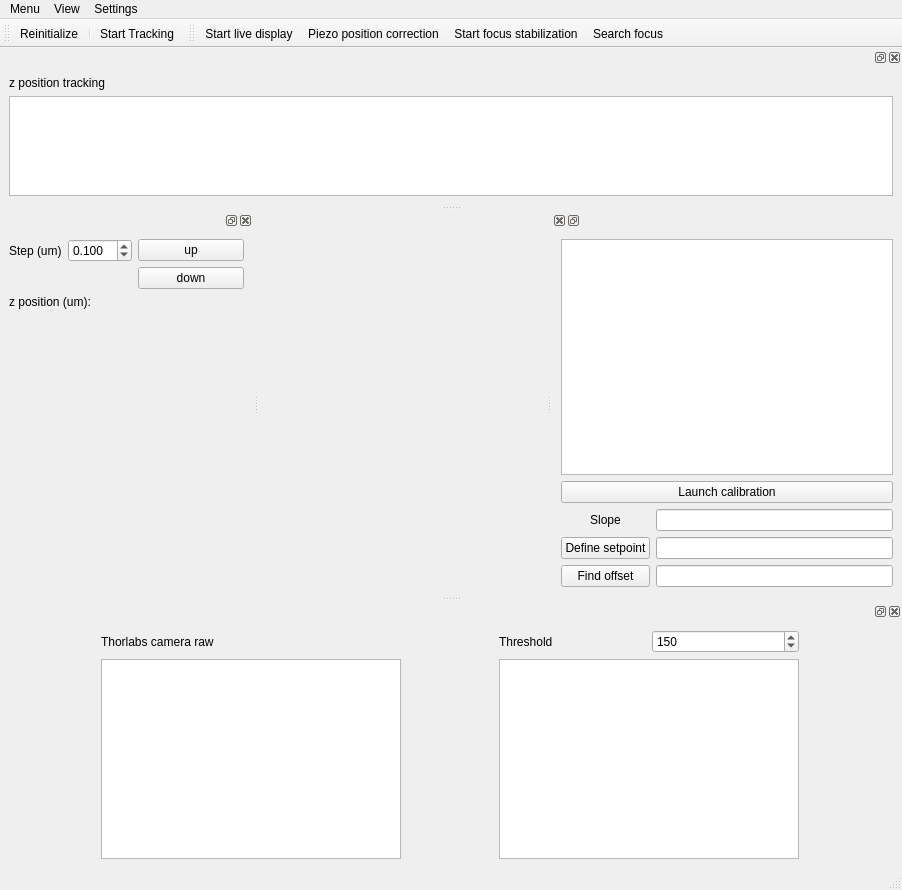
<?xml version="1.0" encoding="UTF-8"?>
<ui version="4.0">
 <class>MainWindow</class>
 <widget class="QMainWindow" name="MainWindow">
  <property name="geometry">
   <rect>
    <x>0</x>
    <y>0</y>
    <width>902</width>
    <height>890</height>
   </rect>
  </property>
  <property name="windowTitle">
   <string>Focustools</string>
  </property>
  <widget class="QWidget" name="centralwidget"/>
  <widget class="QMenuBar" name="menubar">
   <property name="geometry">
    <rect>
     <x>0</x>
     <y>0</y>
     <width>902</width>
     <height>22</height>
    </rect>
   </property>
   <widget class="QMenu" name="menuMenu">
    <property name="title">
     <string>Menu</string>
    </property>
    <addaction name="close_MenuAction"/>
    <addaction name="separator"/>
    <addaction name="separator"/>
   </widget>
   <widget class="QMenu" name="menuView">
    <property name="title">
     <string>View</string>
    </property>
    <addaction name="focus_dockwidget_view_Action"/>
    <addaction name="timetrace_dockwidget_view_Action"/>
    <addaction name="Autofocus-dockwidget_view_Action"/>
    <addaction name="Camera_live_dockwidget_view_Action"/>
   </widget>
   <widget class="QMenu" name="menuSettings">
    <property name="title">
     <string>Settings</string>
    </property>
    <addaction name="pid_settings_Action"/>
   </widget>
   <addaction name="menuMenu"/>
   <addaction name="menuView"/>
   <addaction name="menuSettings"/>
  </widget>
  <widget class="QStatusBar" name="statusbar"/>
  <widget class="QDockWidget" name="manual_focus_Dockwidget">
   <property name="minimumSize">
    <size>
     <width>253</width>
     <height>300</height>
    </size>
   </property>
   <attribute name="dockWidgetArea">
    <number>1</number>
   </attribute>
   <widget class="QWidget" name="dockWidgetContents">
    <layout class="QHBoxLayout" name="horizontalLayout">
     <item>
      <layout class="QGridLayout" name="gridLayout">
       <item row="0" column="0">
        <layout class="QFormLayout" name="formLayout">
         <item row="0" column="0">
          <widget class="QLabel" name="label">
           <property name="text">
            <string>Step (um)</string>
           </property>
          </widget>
         </item>
         <item row="0" column="1">
          <widget class="QDoubleSpinBox" name="step_doubleSpinBox">
           <property name="decimals">
            <number>3</number>
           </property>
           <property name="maximum">
            <double>10.000000000000000</double>
           </property>
           <property name="singleStep">
            <double>0.100000000000000</double>
           </property>
           <property name="value">
            <double>0.100000000000000</double>
           </property>
          </widget>
         </item>
        </layout>
       </item>
       <item row="0" column="1">
        <layout class="QVBoxLayout" name="verticalLayout">
         <item>
          <widget class="QPushButton" name="move_up_PushButton">
           <property name="sizePolicy">
            <sizepolicy hsizetype="Preferred" vsizetype="Fixed">
             <horstretch>0</horstretch>
             <verstretch>0</verstretch>
            </sizepolicy>
           </property>
           <property name="text">
            <string>up</string>
           </property>
           <property name="autoRepeat">
            <bool>true</bool>
           </property>
          </widget>
         </item>
         <item>
          <widget class="QPushButton" name="move_down_PushButton">
           <property name="sizePolicy">
            <sizepolicy hsizetype="Preferred" vsizetype="Fixed">
             <horstretch>0</horstretch>
             <verstretch>0</verstretch>
            </sizepolicy>
           </property>
           <property name="text">
            <string>down</string>
           </property>
           <property name="autoRepeat">
            <bool>true</bool>
           </property>
          </widget>
         </item>
        </layout>
       </item>
       <item row="1" column="0" colspan="2">
        <widget class="QLabel" name="position_Label">
         <property name="text">
          <string>z position (um):</string>
         </property>
        </widget>
       </item>
       <item row="2" column="0">
        <spacer name="verticalSpacer">
         <property name="orientation">
          <enum>Qt::Vertical</enum>
         </property>
         <property name="sizeHint" stdset="0">
          <size>
           <width>20</width>
           <height>40</height>
          </size>
         </property>
        </spacer>
       </item>
      </layout>
     </item>
    </layout>
   </widget>
  </widget>
  <widget class="QToolBar" name="manual_focus_toolBar">
   <property name="windowTitle">
    <string>toolBar</string>
   </property>
   <attribute name="toolBarArea">
    <enum>TopToolBarArea</enum>
   </attribute>
   <attribute name="toolBarBreak">
    <bool>false</bool>
   </attribute>
   <addaction name="piezo_init_Action"/>
   <addaction name="separator"/>
   <addaction name="tracking_Action"/>
  </widget>
  <widget class="QDockWidget" name="timetrace_DockWidget">
   <property name="layoutDirection">
    <enum>Qt::LeftToRight</enum>
   </property>
   <attribute name="dockWidgetArea">
    <number>4</number>
   </attribute>
   <widget class="QWidget" name="dockWidgetContents_2">
    <layout class="QVBoxLayout" name="verticalLayout_2">
     <item>
      <widget class="QLabel" name="label_2">
       <property name="text">
        <string>z position tracking</string>
       </property>
      </widget>
     </item>
     <item>
      <widget class="PlotWidget" name="timetrace_PlotWidget"/>
     </item>
    </layout>
   </widget>
  </widget>
  <widget class="QDockWidget" name="Autofocus_dockWidget">
   <property name="minimumSize">
    <size>
     <width>350</width>
     <height>385</height>
    </size>
   </property>
   <property name="layoutDirection">
    <enum>Qt::RightToLeft</enum>
   </property>
   <attribute name="dockWidgetArea">
    <number>2</number>
   </attribute>
   <widget class="QWidget" name="dockWidgetContents_3">
    <layout class="QGridLayout" name="gridLayout_2">
     <item row="0" column="0">
      <layout class="QGridLayout" name="gridLayout_8">
       <item row="7" column="1">
        <widget class="QLabel" name="slope_Label">
         <property name="text">
          <string>Slope</string>
         </property>
         <property name="alignment">
          <set>Qt::AlignCenter</set>
         </property>
        </widget>
       </item>
       <item row="7" column="0">
        <widget class="QLineEdit" name="slope_lineEdit"/>
       </item>
       <item row="5" column="0" colspan="2">
        <widget class="QPushButton" name="calibration_PushButton">
         <property name="text">
          <string>Launch calibration</string>
         </property>
         <property name="checkable">
          <bool>true</bool>
         </property>
        </widget>
       </item>
       <item row="2" column="0" colspan="2">
        <layout class="QVBoxLayout" name="verticalLayout_7">
         <item>
          <widget class="PlotWidget" name="calibration_PlotWidget"/>
         </item>
        </layout>
       </item>
       <item row="8" column="1">
        <widget class="QPushButton" name="setpoint_PushButton">
         <property name="text">
          <string>Define setpoint</string>
         </property>
        </widget>
       </item>
       <item row="8" column="0">
        <widget class="QLineEdit" name="setpoint_lineEdit"/>
       </item>
       <item row="9" column="1">
        <widget class="QPushButton" name="find_offset_PushButton">
         <property name="text">
          <string>Find offset</string>
         </property>
        </widget>
       </item>
       <item row="9" column="0">
        <widget class="QLineEdit" name="offset_lineEdit"/>
       </item>
      </layout>
     </item>
    </layout>
   </widget>
  </widget>
  <widget class="QDockWidget" name="im_display_dockWidget">
   <attribute name="dockWidgetArea">
    <number>8</number>
   </attribute>
   <widget class="QWidget" name="dockWidgetContents_4">
    <layout class="QGridLayout" name="gridLayout_4">
     <item row="1" column="0">
      <widget class="PlotWidget" name="raw_image_PlotWidget">
       <property name="sizePolicy">
        <sizepolicy hsizetype="Expanding" vsizetype="Expanding">
         <horstretch>0</horstretch>
         <verstretch>0</verstretch>
        </sizepolicy>
       </property>
       <property name="minimumSize">
        <size>
         <width>200</width>
         <height>200</height>
        </size>
       </property>
       <property name="maximumSize">
        <size>
         <width>300</width>
         <height>300</height>
        </size>
       </property>
       <property name="transformationAnchor">
        <enum>QGraphicsView::AnchorUnderMouse</enum>
       </property>
      </widget>
     </item>
     <item row="1" column="1">
      <widget class="PlotWidget" name="threshold_image_PlotWidget">
       <property name="sizePolicy">
        <sizepolicy hsizetype="Expanding" vsizetype="Expanding">
         <horstretch>0</horstretch>
         <verstretch>0</verstretch>
        </sizepolicy>
       </property>
       <property name="minimumSize">
        <size>
         <width>200</width>
         <height>200</height>
        </size>
       </property>
       <property name="maximumSize">
        <size>
         <width>300</width>
         <height>300</height>
        </size>
       </property>
       <property name="transformationAnchor">
        <enum>QGraphicsView::AnchorUnderMouse</enum>
       </property>
      </widget>
     </item>
     <item row="0" column="0">
      <widget class="QLabel" name="live_label">
       <property name="text">
        <string>Thorlabs camera raw</string>
       </property>
      </widget>
     </item>
     <item row="0" column="1">
      <layout class="QHBoxLayout" name="horizontalLayout_2">
       <item>
        <widget class="QLabel" name="threshold_label">
         <property name="text">
          <string>Threshold</string>
         </property>
        </widget>
       </item>
       <item>
        <widget class="QSpinBox" name="threshold_SpinBox">
         <property name="minimum">
          <number>0</number>
         </property>
         <property name="maximum">
          <number>254</number>
         </property>
         <property name="value">
          <number>150</number>
         </property>
        </widget>
       </item>
      </layout>
     </item>
    </layout>
   </widget>
  </widget>
  <widget class="QToolBar" name="autofocus_toolBar">
   <property name="windowTitle">
    <string>toolBar_2</string>
   </property>
   <attribute name="toolBarArea">
    <enum>TopToolBarArea</enum>
   </attribute>
   <attribute name="toolBarBreak">
    <bool>false</bool>
   </attribute>
   <addaction name="start_live_Action"/>
   <addaction name="piezo_position_correction_Action"/>
   <addaction name="autofocus_Action"/>
   <addaction name="search_focus_Action"/>
  </widget>
  <action name="close_MenuAction">
   <property name="text">
    <string>Close</string>
   </property>
  </action>
  <action name="piezo_init_Action">
   <property name="checkable">
    <bool>true</bool>
   </property>
   <property name="text">
    <string>Reinitialize</string>
   </property>
   <property name="toolTip">
    <string>Initialize the Piezo Position</string>
   </property>
  </action>
  <action name="focus_dockwidget_view_Action">
   <property name="checkable">
    <bool>true</bool>
   </property>
   <property name="checked">
    <bool>true</bool>
   </property>
   <property name="text">
    <string>Manual Focus</string>
   </property>
  </action>
  <action name="timetrace_dockwidget_view_Action">
   <property name="checkable">
    <bool>true</bool>
   </property>
   <property name="checked">
    <bool>true</bool>
   </property>
   <property name="text">
    <string>Timetrace</string>
   </property>
  </action>
  <action name="tracking_Action">
   <property name="checkable">
    <bool>true</bool>
   </property>
   <property name="text">
    <string>Start Tracking</string>
   </property>
  </action>
  <action name="Autofocus-dockwidget_view_Action">
   <property name="checkable">
    <bool>true</bool>
   </property>
   <property name="checked">
    <bool>true</bool>
   </property>
   <property name="text">
    <string>Autofocus</string>
   </property>
  </action>
  <action name="start_live_Action">
   <property name="checkable">
    <bool>true</bool>
   </property>
   <property name="text">
    <string>Start live display </string>
   </property>
   <property name="toolTip">
    <string>start thorlabs camera live</string>
   </property>
  </action>
  <action name="Camera_live_dockwidget_view_Action">
   <property name="checkable">
    <bool>true</bool>
   </property>
   <property name="checked">
    <bool>true</bool>
   </property>
   <property name="text">
    <string>Camera live thresholding</string>
   </property>
  </action>
  <action name="autofocus_Action">
   <property name="checkable">
    <bool>true</bool>
   </property>
   <property name="text">
    <string>Start focus stabilization</string>
   </property>
  </action>
  <action name="pid_settings_Action">
   <property name="text">
    <string>PID settings</string>
   </property>
  </action>
  <action name="search_focus_Action">
   <property name="checkable">
    <bool>true</bool>
   </property>
   <property name="text">
    <string>Search focus</string>
   </property>
  </action>
  <action name="piezo_position_correction_Action">
   <property name="text">
    <string>Piezo position correction</string>
   </property>
   <property name="toolTip">
    <string>Moves the piezo within a range of 25 - 50 um to allow travel range in both directions</string>
   </property>
  </action>
 </widget>
 <customwidgets>
  <customwidget>
   <class>PlotWidget</class>
   <extends>QGraphicsView</extends>
   <header location="global">pyqtgraph</header>
  </customwidget>
 </customwidgets>
 <resources/>
 <connections>
  <connection>
   <sender>focus_dockwidget_view_Action</sender>
   <signal>triggered(bool)</signal>
   <receiver>manual_focus_Dockwidget</receiver>
   <slot>setVisible(bool)</slot>
   <hints>
    <hint type="sourcelabel">
     <x>-1</x>
     <y>-1</y>
    </hint>
    <hint type="destinationlabel">
     <x>237</x>
     <y>315</y>
    </hint>
   </hints>
  </connection>
  <connection>
   <sender>manual_focus_Dockwidget</sender>
   <signal>visibilityChanged(bool)</signal>
   <receiver>focus_dockwidget_view_Action</receiver>
   <slot>setChecked(bool)</slot>
   <hints>
    <hint type="sourcelabel">
     <x>237</x>
     <y>315</y>
    </hint>
    <hint type="destinationlabel">
     <x>-1</x>
     <y>-1</y>
    </hint>
   </hints>
  </connection>
  <connection>
   <sender>timetrace_dockwidget_view_Action</sender>
   <signal>triggered(bool)</signal>
   <receiver>timetrace_DockWidget</receiver>
   <slot>setVisible(bool)</slot>
   <hints>
    <hint type="sourcelabel">
     <x>-1</x>
     <y>-1</y>
    </hint>
    <hint type="destinationlabel">
     <x>285</x>
     <y>501</y>
    </hint>
   </hints>
  </connection>
  <connection>
   <sender>timetrace_DockWidget</sender>
   <signal>visibilityChanged(bool)</signal>
   <receiver>timetrace_dockwidget_view_Action</receiver>
   <slot>setChecked(bool)</slot>
   <hints>
    <hint type="sourcelabel">
     <x>285</x>
     <y>501</y>
    </hint>
    <hint type="destinationlabel">
     <x>-1</x>
     <y>-1</y>
    </hint>
   </hints>
  </connection>
  <connection>
   <sender>Autofocus-dockwidget_view_Action</sender>
   <signal>triggered(bool)</signal>
   <receiver>Autofocus_dockWidget</receiver>
   <slot>setVisible(bool)</slot>
   <hints>
    <hint type="sourcelabel">
     <x>-1</x>
     <y>-1</y>
    </hint>
    <hint type="destinationlabel">
     <x>460</x>
     <y>246</y>
    </hint>
   </hints>
  </connection>
  <connection>
   <sender>Autofocus_dockWidget</sender>
   <signal>visibilityChanged(bool)</signal>
   <receiver>Autofocus-dockwidget_view_Action</receiver>
   <slot>setChecked(bool)</slot>
   <hints>
    <hint type="sourcelabel">
     <x>460</x>
     <y>246</y>
    </hint>
    <hint type="destinationlabel">
     <x>-1</x>
     <y>-1</y>
    </hint>
   </hints>
  </connection>
  <connection>
   <sender>Camera_live_dockwidget_view_Action</sender>
   <signal>triggered(bool)</signal>
   <receiver>im_display_dockWidget</receiver>
   <slot>setVisible(bool)</slot>
   <hints>
    <hint type="sourcelabel">
     <x>-1</x>
     <y>-1</y>
    </hint>
    <hint type="destinationlabel">
     <x>315</x>
     <y>733</y>
    </hint>
   </hints>
  </connection>
  <connection>
   <sender>im_display_dockWidget</sender>
   <signal>visibilityChanged(bool)</signal>
   <receiver>Camera_live_dockwidget_view_Action</receiver>
   <slot>setChecked(bool)</slot>
   <hints>
    <hint type="sourcelabel">
     <x>315</x>
     <y>733</y>
    </hint>
    <hint type="destinationlabel">
     <x>-1</x>
     <y>-1</y>
    </hint>
   </hints>
  </connection>
 </connections>
</ui>
